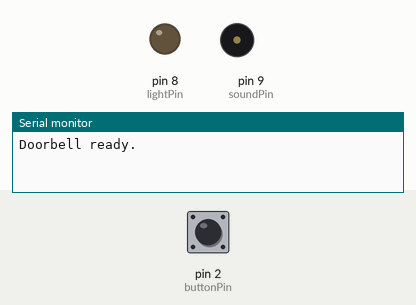
Bench run of a sketch on a simulated Arduino Uno, built with avr-gcc and run on an emulated ATmega328P. On the bench: output pins drawn as LEDs (lit = HIGH), buzzer (waves = sounding), the last lines printed to the serial monitor. Inputs (shaded band) come from the test bench; at power-on: pin 2 (buttonPin) HIGH.

Above: at 1.2 s.
1.3 s: pin 2 (buttonPin) pulled LOW for 0.15 s
At 1.74 s:
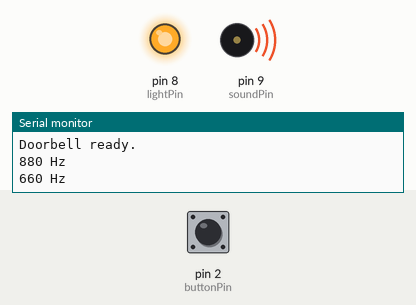
Timing chart, 0 to 4.3 s (numbered marks = the images above; inputs shaded):
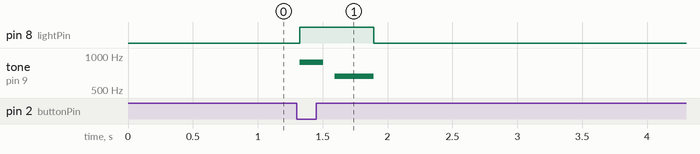

Measured:
- after the input at 1.3 s, pin 8 (lightPin): LOW → HIGH at once, → LOW 0.57 s later; tone on pin 9 (soundPin): silent → 880 Hz at once, → silent 0.18 s later, → 660 Hz 0.09 s later, → silent 0.30 s later

The sketch:

model_doorbell_panel.ino
```cpp
// Model doorbell panel · Arduino Uno R3 and passive piezo.
constexpr uint8_t buttonPin = 2;
constexpr uint8_t lightPin = 8;
constexpr uint8_t soundPin = 9;
constexpr unsigned long debounceMs = 25;
constexpr unsigned long highMs = 180;
constexpr unsigned long gapMs = 90;
constexpr unsigned long lowMs = 300;

enum Chime { Idle, HighNote, Gap, LowNote };
Chime state = Idle;
unsigned long phaseStarted = 0;
unsigned long changedAt = 0;
bool raw = HIGH;
bool stable = HIGH;

bool pressEdge(unsigned long now) {
  const bool sample = digitalRead(buttonPin);
  if (sample != raw) {
    raw = sample;
    changedAt = now;
  }
  if (raw == stable || now - changedAt < debounceMs) return false;
  stable = raw;
  return stable == LOW;
}

void setup() {
  pinMode(buttonPin, INPUT_PULLUP);
  pinMode(lightPin, OUTPUT);
  pinMode(soundPin, OUTPUT);
  digitalWrite(lightPin, LOW);
  Serial.begin(115200);
  Serial.println(F("Doorbell ready."));
}

void loop() {
  const unsigned long now = millis();
  const bool pressed = pressEdge(now);
  const unsigned long elapsed = now - phaseStarted;

  switch (state) {
    case Idle:
      if (pressed) {
        digitalWrite(lightPin, HIGH);
        tone(soundPin, 880, highMs);
        phaseStarted = now;
        state = HighNote;
        Serial.println(F("880 Hz"));
      }
      break;
    case HighNote:
      if (elapsed >= highMs) {
        noTone(soundPin);
        phaseStarted = now;
        state = Gap;
      }
      break;
    case Gap:
      if (elapsed >= gapMs) {
        tone(soundPin, 660, lowMs);
        phaseStarted = now;
        state = LowNote;
        Serial.println(F("660 Hz"));
      }
      break;
    case LowNote:
      if (elapsed >= lowMs) {
        noTone(soundPin);
        digitalWrite(lightPin, LOW);
        state = Idle;
        Serial.println(F("Doorbell ready."));
      }
      break;
  }
}
```
